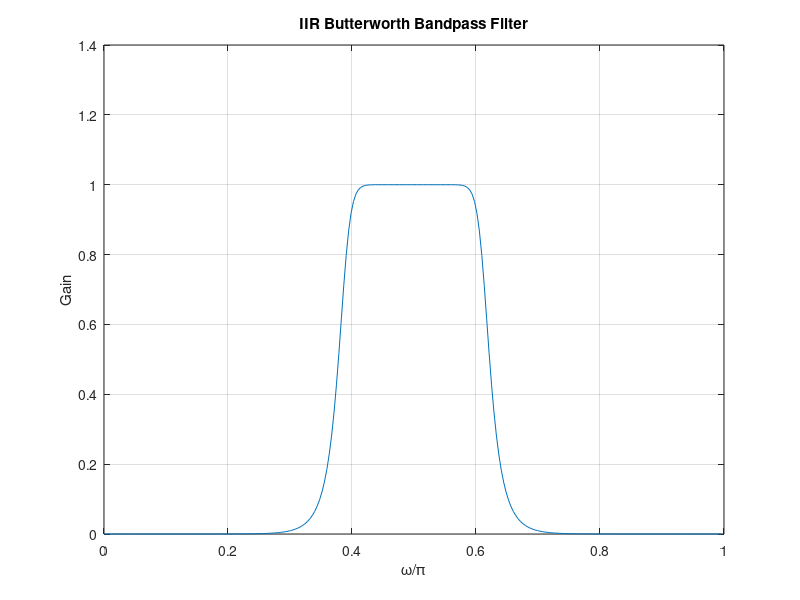

The MATLAB script that drew this image:
% Design of IIR Butterworth Bandpass Filter
Wp =[0.4 0.6];
Ws = [0.3 0.7];
Rp = 0.6;
Rs = 35;
[N,Wn] = buttord(Wp, Ws, Rp, Rs);
[b,a] = butter(N,Wn);
[h,omega] = freqz(b,a,256);
plot (omega/pi,abs(h));grid;
xlabel('\omega/\pi'); ylabel('Gain');
title('IIR Butterworth Bandpass Filter');
disp(N);
disp(Wn);
